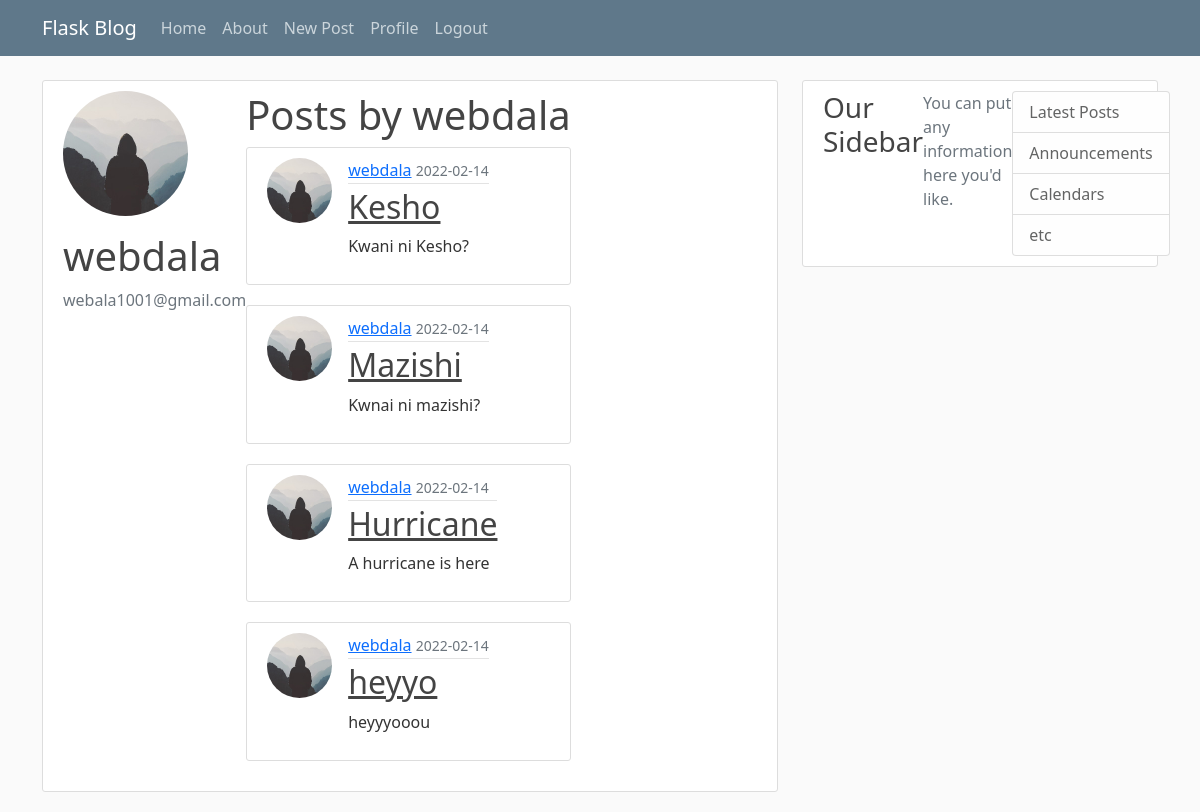
/account/webdala (signed in), run on the app's committed database.
### flaskblog/models.py (models this page shows, shortened)
class User(db.Model, UserMixin):
    id = db.Column(db.Integer, primary_key=True)
    username = db.Column(db.String(20), unique=True, nullable=False)
    email = db.Column(db.String(120), unique=True, nullable=False)
    image_file = db.Column(db.String(20), nullable=False, default='default.jpg')
    password = db.Column(db.String(60), nullable=False)
    posts = db.relationship('Post', backref='author', lazy=True)

class Post(db.Model):
    id = db.Column(db.Integer, primary_key=True)
    title = db.Column(db.String(100), nullable=False)
    date_posted = db.Column(db.DateTime, nullable=False, default=datetime.utcnow)
    content = db.Column(db.Text, nullable=False)
    user_id = db.Column(db.Integer, db.ForeignKey('user.id'), nullable=False)

### flaskblog/routes.py (the view)
@app.route('/account/<username>', methods=['POST', 'GET'])
@login_required
def account(username):
    user = User.query.filter_by(username=username).first_or_404()
    image_file = url_for('static', filename='profile_pics/{}'.format(user.image_file))
    posts = Post.query.order_by(Post.date_posted.desc()).filter_by(author=user)
    if user == current_user:
        form = UpdateAccountForm()
        if form.validate_on_submit():
            if form.picture.data:
                picture_file = save_picture(form.picture.data)
                current_user.image_file = picture_file
            current_user.username = form.username.data
            current_user.email = form.email.data
            db.session.commit()
            flash('Your account has been updated', 'success')
            return redirect(url_for('account', username=user.username)) # Because of post get redirect pattern (Prevent resubmission of data)
        elif request.method == 'GET': #populate form with current user data
            form.username.data = current_user.username
            form.email.data = current_user.email
    else:
        form = None
    return render_template('account.html', image_file=image_file, form=form, posts=posts, user=user)

### flaskblog/models.py (called while the page is built)
@login_manager.user_loader
def load_user(user_id): # loads the currend user using user id stored in session
    return User.query.get(int(user_id))

### flaskblog/templates/account.html (shortened to what this page needs)
{% extends 'layout.html' %}
{% block content %}
<div class="content-section">
    <div class="media">
      <img class="rounded-circle account-img" src="{{image_file}}">
      <div class="media-body">
        <h2 class="account-heading">{{user.username}}</h2>
        <p class="text-secondary">{{user.email}}</p>
      </div>
    </div>
    <div class="'ml-4">
        <div>
            <h1>Posts by {{user.username}} </h1>
        </div>
        {% for post in posts %}
        <article class="media content-section">
          <div>
            <img src="{{ url_for('static', filename='profile_pics/' + post.author.image_file) }}" alt="profile-pic" class="rounded-circle article-img">
          </div>
          <div class="media-body">
            <div class="article-metadata">
              <a class="mr-2" href="#">{{ post.author.username }}</a>
              <small class="text-muted">{{ post.date_posted.strftime('%Y-%m-%d') }}</small>
            </div>
            <h2><a class="article-title" href="{{ url_for('post', post_id=post.id) }}">{{ post.title }}</a></h2>
            <p class="article-content">{{ post.content }}</p>
          </div>
        </article>
        {% endfor %}
    </div>
  </div>
{% endblock %}

### flaskblog/static/main.css (style rules this page uses)
body { background: #fafafa; color: #333333; margin-top: 5rem; }
h1, h2, h3, h4, h5, h6 { color: #444444; }
.content-section { background: #ffffff; padding: 10px 20px; border: 1px solid #dddddd; border-radius: 3px; margin-bottom: 20px; display: flex; }
.article-title { color: #444444; }
.article-content { white-space: pre-line; }
.article-img { height: 65px; width: 65px; margin-right: 16px; }
.article-metadata { padding-bottom: 1px; margin-bottom: 4px; border-bottom: 1px solid #e3e3e3 }
.account-img { height: 125px; width: 125px; margin-right: 20px; margin-bottom: 16px; }
.account-heading { font-size: 2.5rem; }

### data on the page
User: username "webdala", email "webala1001@gmail.com"
Post: image_file (placeholder picture), author.username "webdala", date_posted "2022-02-14", title "Kesho", content "Kwani ni Kesho?"
Post: image_file (placeholder picture), author.username "webdala", date_posted "2022-02-14", title "Mazishi", content "Kwnai ni mazishi?"
Post: image_file (placeholder picture), author.username "webdala", date_posted "2022-02-14", title "Hurricane", content "A hurricane is here"
Post: image_file (placeholder picture), author.username "webdala", date_posted "2022-02-14", title "heyyo", content "heyyyooou"
